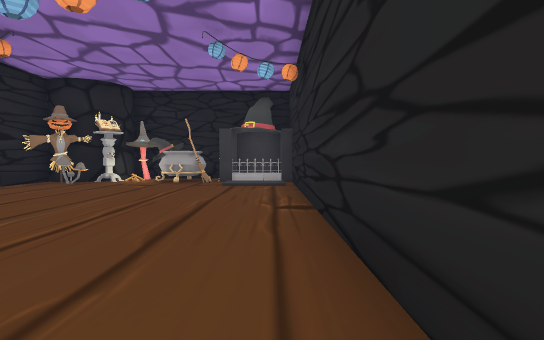
[1] (above)

15 first-person views from a walk through a Unity game level. The camera is 1.3 m above the floor, tilts 2° down and sees 80° across. The floor is counted in squares, 2 m on a side. Each view is taken from the middle of a square. On the plan, view 1 faces up. The plan holds only what a view shows up to about 10 squares ahead; the rest is blank. The place goes on beyond the plan. The player character is not drawn. Some animated figures are not drawn. Some surface patterns are stand-ins.

[2]
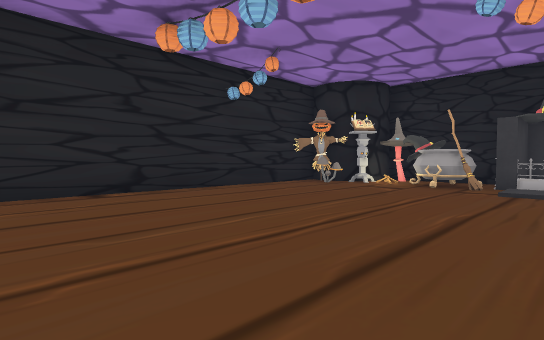

[3]
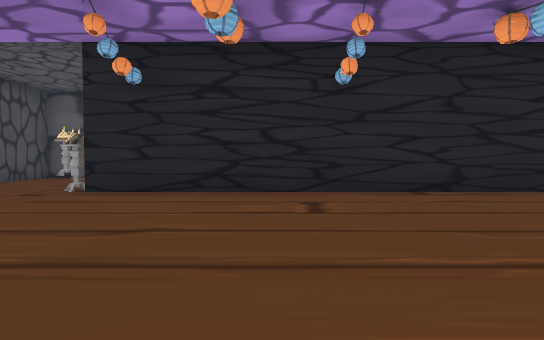

[4]
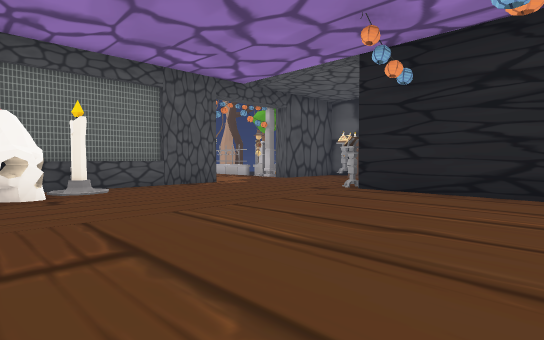

[5]
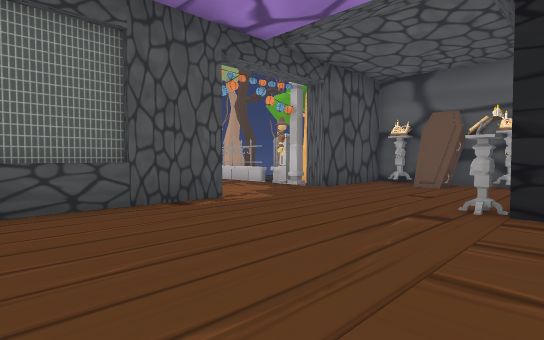

[6]
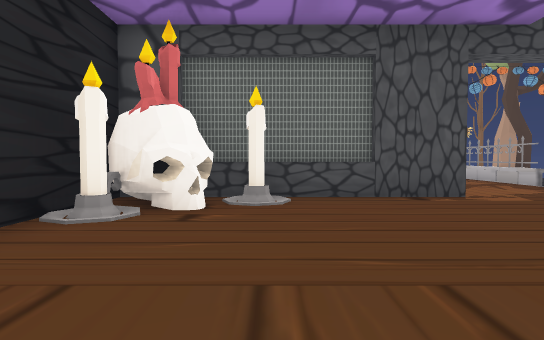

[7]
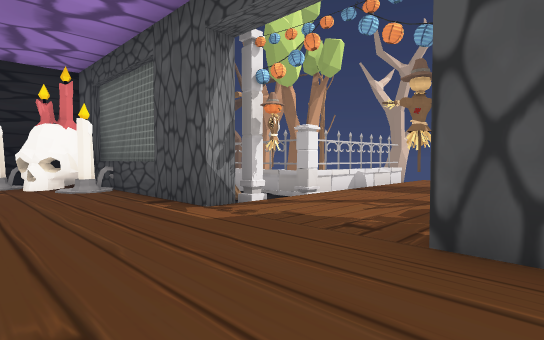

[8]
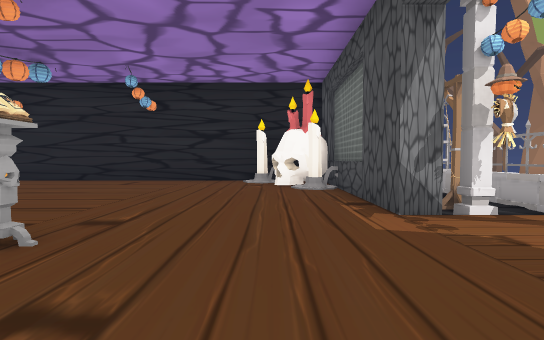

[9]
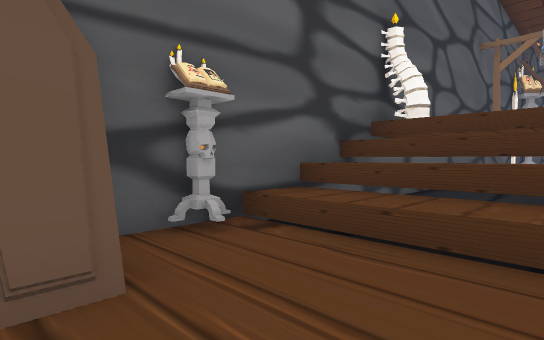

[10]
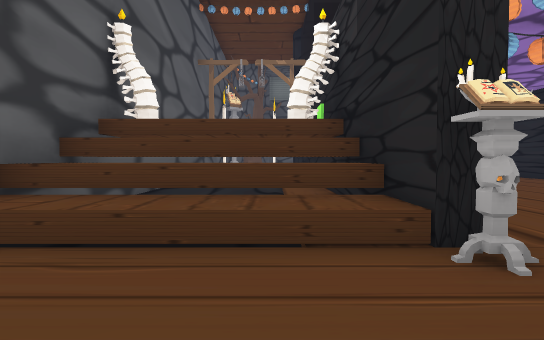

[11]
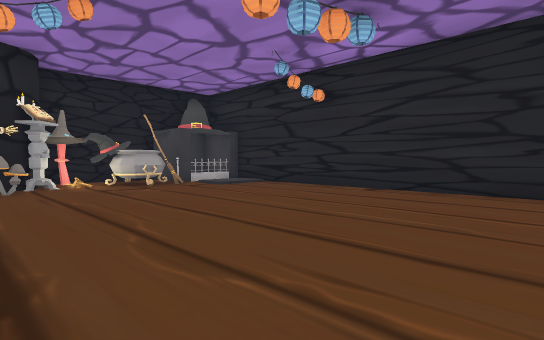

[12]
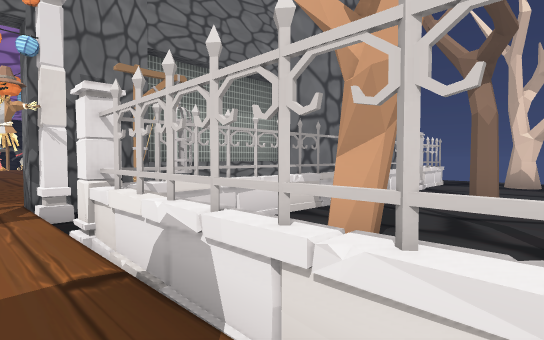

[13]
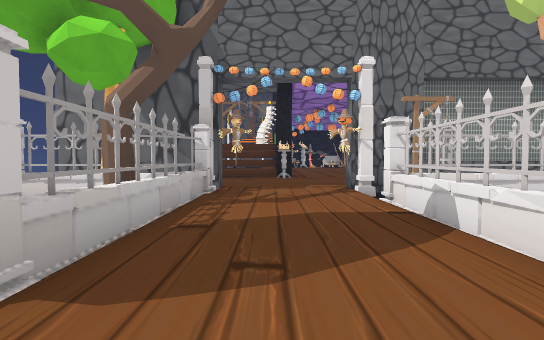

[14]
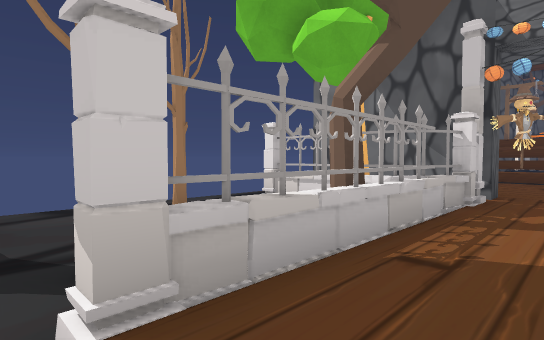

[15]
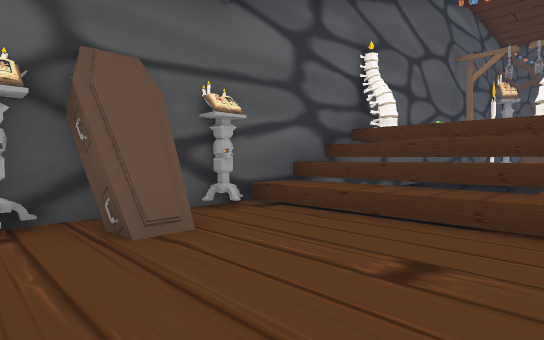

### Floor plan
Key: @ floor where view 1 was taken; # wall or solid block; . main floor; : floor 0.25 m higher than the main floor; - floor 0.25 m lower than the main floor; / step, stairs or slope; = window, fence, low wall or low ledge; ^ raised ledge; M mushroom; S scarecrow; C coffin; P pillar; T tree; O other object.
Columns run from 12 left of view 1 to 4 right of it. Each row starts with its distance up from view 1.
 11        ######
 10        #MOO##
  9       S##O##.#
  8      #.M.../:#
  7      #.......#
  6      #.......#
  5  #   #.......#
  4  #---#.......#
  3  #---#.......#
  2  #---#.......#
  1  #---#.......#
  0  #  -#......@#
 -1  #   #.......#
 -2  #^^^#.......#
 -3  #^^^#.......#
 -4  #...#.......#
 -5  #...........#
 -6  #C........OO#
 -7  #........OOO#
 -8  ###P..P##^^###
 -9 --T##..-O#   ##
-10 -###=..##########
-11    T#..= ---  ---
-12  T  ^..# T--T --T
-13  --T=..= ---
-14   --...T
-15      /

Positions as (right, up) in squares from view 1, and headings:
1: (0, 0), facing up
2: (0, 1), facing up-left
3: (0, 0), facing left
4: (0, 0), facing down-left
5: (-2, -3), facing down-left
6: (-2, -2), facing down
7: (-9, -5), facing down-right
8: (-9, -6), facing right
9: (-8, -6), facing up-left
10: (-8, -6), facing up
11: (-6, 1), facing up-right
12: (-6, -13), facing up-right
13: (-7, -15), facing up
14: (-7, -14), facing up-left
15: (-7, -7), facing up-left
